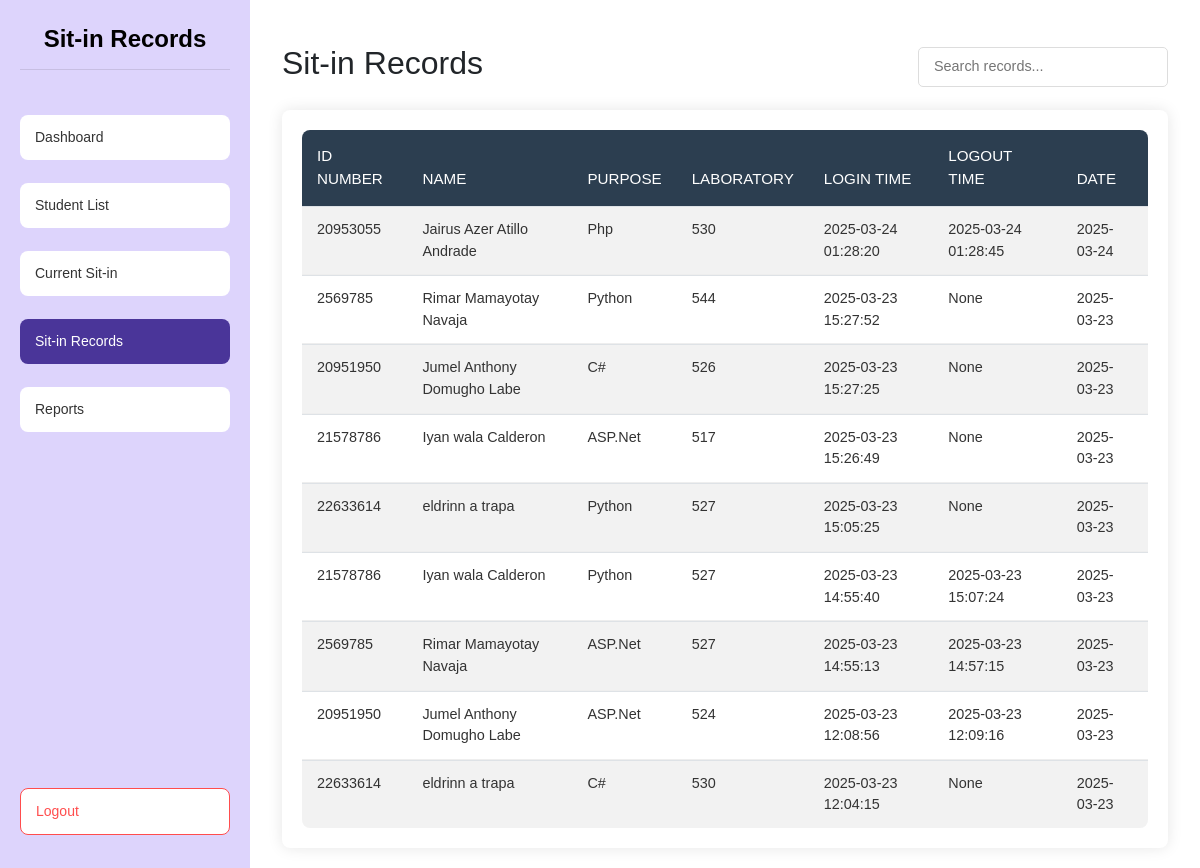
Before: /sit_in_records (signed in) with the older database file.
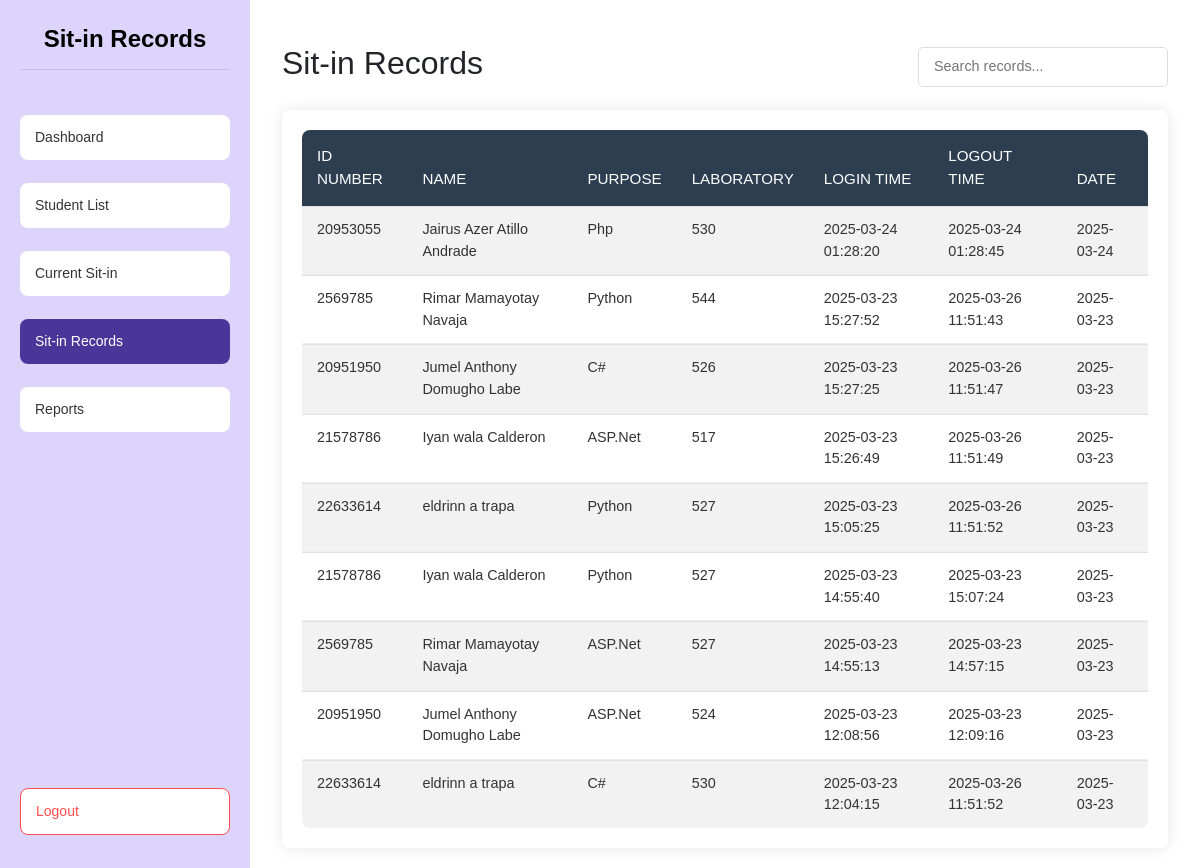
After: the same page with the newer database file.
### tables this page shows
CREATE TABLE sit_in_records (
    sit_in_id INTEGER PRIMARY KEY AUTOINCREMENT,
    id_number VARCHAR(50) NOT NULL,
    name VARCHAR(255) NOT NULL,
    purpose TEXT NOT NULL,
    lab VARCHAR(10) NOT NULL,
    login_time DATETIME NOT NULL,
    logout_time DATETIME NULL,
    date DATE NOT NULL
);

### app.py (the view)
@app.route('/sit_in_records')
@admin_required
def sit_in_records():
    try:
        conn = get_db_connection()
        cursor = conn.cursor()
        cursor.execute("""
            SELECT id_number, name, purpose, lab,
                   strftime('%Y-%m-%d %H:%M:%S', login_time) as login_time,
                   strftime('%Y-%m-%d %H:%M:%S', logout_time) as logout_time,
                   strftime('%Y-%m-%d', date) as date
            FROM sit_in_records
            ORDER BY date DESC, login_time DESC
        """)
        records = cursor.fetchall()
        conn.close()
        return render_template('admin/sit_in_records.html', records=records)
    except sqlite3.Error as e:
        flash(f"Database error: {str(e)}", "danger")
        return redirect(url_for('admin_dashboard'))

### app.py (called while the page is built)
def get_db_connection():
    conn = sqlite3.connect('users.db')
    conn.row_factory = sqlite3.Row
    return conn

def admin_required(f):
    @wraps(f)
    def decorated_function(*args, **kwargs):
        if not all(session.get(key) for key in ['user_id', 'user_type', 'is_admin']):
            return redirect(url_for('login'))
        session.modified = True
        return f(*args, **kwargs)
    return decorated_function

@app.after_request
def add_header(response):
    response.headers['Cache-Control'] = 'no-store, no-cache, must-revalidate, post-check=0, pre-check=0, max-age=0'
    response.headers['Pragma'] = 'no-cache'
    response.headers['Expires'] = '-1'
    return response

@app.before_request
def validate_session():
    if request.endpoint and 'static' in request.endpoint:
        return  # Skip session validation for static files
    if 'user_id' in session:
        session.permanent = True
        session.modified = True
        if session.get('user_type') == 'admin':
            session['is_admin'] = True
            session['last_activity'] = datetime.now().isoformat()

### templates/admin/sit_in_records.html (shortened to what this page needs)
{% extends "base.html" %}
{% block content %}
<head>
    <link rel="stylesheet" href="static/styles.css">
    <link href="https://cdn.jsdelivr.net/npm/bootstrap@5.3.0/dist/css/bootstrap.min.css" rel="stylesheet">
</head>
<body>
    <div class="dashboard-container">
        <div class="sidebar">
            <h1 class="dashboard-title">Sit-in Records</h1>
            <a href="{{ url_for('admin_dashboard') }}" class="menu-btn">Dashboard</a>
            <a href="{{ url_for('student_list') }}" class="menu-btn">Student List</a>
            <a href="{{ url_for('current_sit_in') }}" class="menu-btn">Current Sit-in</a>
            <a href="{{ url_for('sit_in_records') }}" class="menu-btn active">Sit-in Records</a>
            <a href="{{ url_for('reports') }}" class="menu-btn">Reports</a>
            <a href="{{ url_for('logout') }}" class="menu-btn logout-btn">Logout</a>
        </div>
        <div class="content">
            <div class="container mt-4">
                <div class="header-container">
                    <h2>Sit-in Records</h2>
                    <div class="search-container">
                        <input type="text" class="search-input" placeholder="Search records..." id="searchInput" onkeyup="searchTable()">
                    </div>
                </div>
                <div class="table-responsive">
                    <table class="table table-striped table-hover">
                        <thead class="table-dark">
                            <tr>
                                <th>ID Number</th>
                                <th>Name</th>
                                <th>Purpose</th>
                                <th>Laboratory</th>
                                <th>Login Time</th>
                                <th>Logout Time</th>
                                <th>Date</th>
                            </tr>
                        </thead>
                        <tbody>
                            {% for record in records %}
                            <tr>
                                <td>{{ record.id_number }}</td>
                                <td>{{ record.name }}</td>
                                <td>{{ record.purpose }}</td>
                                <td>{{ record.lab }}</td>
                                <td>{{ record.login_time }}</td>
                                <td>{{ record.logout_time }}</td>
                                <td>{{ record.date }}</td>
                            </tr>
                            {% endfor %}
                        </tbody>
                    </table>
                </div>
            </div>
        </div>
    </div>
</body>
{% endblock %}

Changed rows visible on the page:
changed sit_in_records (number 2 of 9 on the later page): logout_time "None" → "2025-03-26 11:51:43"
changed sit_in_records (number 3 of 9 on the later page): logout_time "None" → "2025-03-26 11:51:47"
changed sit_in_records (number 4 of 9 on the later page): logout_time "None" → "2025-03-26 11:51:49"
changed sit_in_records (number 5 of 9 on the later page): logout_time "None" → "2025-03-26 11:51:52"
changed sit_in_records (number 9 of 9 on the later page): logout_time "None" → "2025-03-26 11:51:52"
